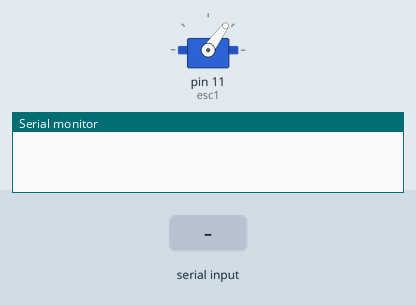
Recording of a sketch running on a simulated Arduino Uno, built with avr-gcc and run on an emulated ATmega328P. Shown: servo, the last lines printed to the serial monitor. Inputs (shaded band) come from the test bench.

Above: at 1.2 s.
1.3 s: "90,45\n" received over Serial
At 2.6 s:
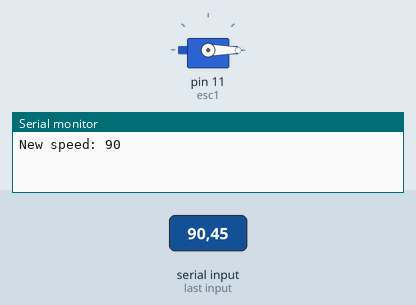
Timing chart, 0 to 4.3 s (numbered marks = the images above; inputs shaded):
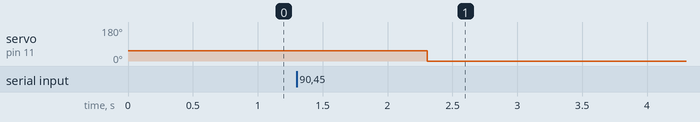

Measured:
- after the input at 1.3 s, servo on pin 11 (esc1): 54° → 0° after 1.0 s

The sketch:

MotorDcBrushlessUnitTest.ino
```cpp
/*
Wille Esteche

// In 1080 and 1090 always staqrt again after it got hang.

*/

#include <Servo.h>

Servo esc1;  // create servo object to control a servo
//Servo esc2;  // create servo object to control a servo

int currentSpeed = 1010;

void setup() {

    Serial.begin(9600);
    Serial.setTimeout(500);
    esc1.attach(11);  // attaches the servo on pin 9 to the servo object
    //esc2.attach(10);  // attaches the servo on pin 9 to the servo object

    esc1.writeMicroseconds(1100);
    //esc2.writeMicroseconds(1100);
}

void loop() {

 if (Serial.available() > 0) {

    // Read the new throttle value
    int newSpeed = Serial.parseInt();

    delay(1000);

    setSpeed(newSpeed);                // sets the servo position according to the scaled value
  }
  delay(15);                           // waits for the servo to get there
}

void setSpeed(int newSpeed)
{


/*
    esc.write(newSpeed);

    Serial.print("New speed: ");
    Serial.println(newSpeed);

    delay(100);
  */

  if (newSpeed > 0)
    {
    Serial.print("New speed: ");
    Serial.println(newSpeed);
    //esc.write(newSpeed);
    esc1.writeMicroseconds(newSpeed);
    //esc2.writeMicroseconds(newSpeed);
    delay(500);
    }

}
```
